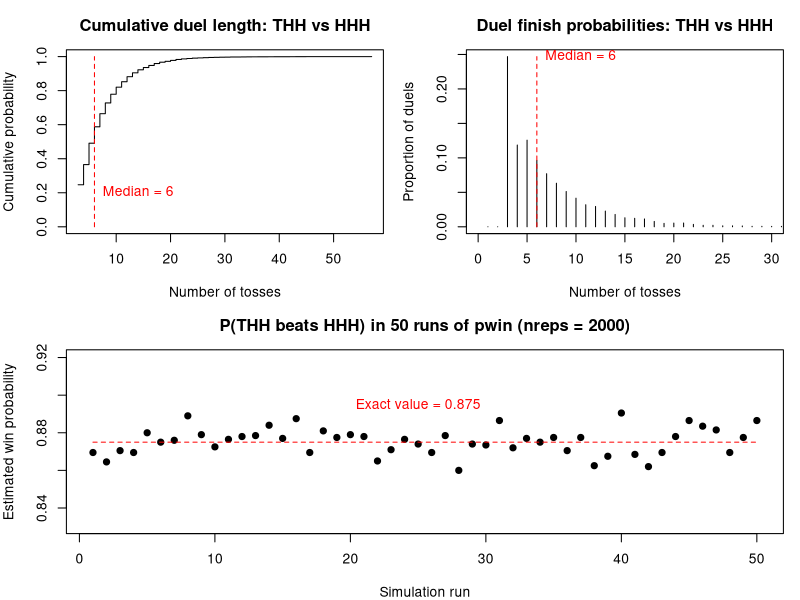

The R source for this figure:
# Statistical Programming
# Practical 2: Sequence duels and the perils of independence
#
# Group 3:
# Alejandra Campo Archbold (s3023700)
# Weihang Gu (s2932201)
# Weichen Zhao (s2929481)
#
# Contributions:
# - Alejandra Campo Archbold: 33% [designed the question structure, the
#   shared simulation function race and the plots]
# - Weihang Gu: []
# - Weichen Zhao: []
#
# GitHub URL: https://github.com/alejandrarchbold/Statistical_Programming.git


#-----------------------------------------------------------------------
# Overview
#-----------------------------------------------------------------------

# Two players choose different patterns of heads (1) and tails (0).
# Both observe the same coin-toss stream. The first pattern to
# appear wins. We simulate duels, estimate win probabilities and
# calculate exact waiting times. We then compare best replies,
# non-transitive cycles and the effects of coin bias.


#-----------------------------------------------------------------------
# Function definitions
#-----------------------------------------------------------------------


# Question 1: firsthit

firsthit <- function(x, a) {
  # Description: finds the first occurrence of a in x.
  # Inputs: x (coin tosses), a (the pattern to find).
  # Output: the ending position of the first match, or NA.
  # How it works: checks each window of length k in order.

  k <- length(a)
  n <- length(x)

  if (k == 0) {
    stop("Please enter a 0/1 pattern.")
  }

  if (n < k) {
    return(NA_integer_)
  }

  for (m in k:n) {
    w <- x[(m - k + 1):m]

    if (all(w == a)) {
      return(m)
    }
  }

  return(NA_integer_)
}


# Input check shared by race and ewait

check_p <- function(p) {
  # Description: stops unless p is a single probability with 0 < p < 1.
  if (length(p) != 1 || !is.numeric(p) ||
      !is.finite(p) || p <= 0 || p >= 1) {
    stop("p must be between 0 and 1.")
  }
}


# Shared simulation function for Question 2, Question 3 and Question 4

race <- function(l_patterns, p = 0.5, nreps = 1, block = 20) {
  # Description: simulates coin streams until a pattern appears.
  # Inputs: l_patterns (list of patterns), p (chance of heads),
  #         nreps (number of streams), block (batch size).
  # Output: matrix containing winner indices and toss counts.
  # How it works: tosses are generated in blocks, and only unfinished
  #   streams receive a new block. Within a block the tosses are
  #   added one at a time: each stream keeps its last k tosses in
  #   a row of `recent`, which is compared with every pattern.

  # Input checks: equal-length, distinct 0/1 patterns and valid
  # p, nreps and block.
  if (!is.list(l_patterns) || length(l_patterns) == 0) {
    stop("the patterns must be a non-empty list.")
  }

  k <- length(l_patterns[[1]])

  if (k == 0) {
    stop("Patterns cannot be empty. Add 0/1 pattern.")
  }

  for (i in seq_along(l_patterns)) {
    a <- l_patterns[[i]]
    if (!is.numeric(a) || length(a) != k ||
        anyNA(a) || !all(a %in% c(0, 1))) {
      stop("Patterns must have equal lengths and contain 0/1.")
    }
    if (i > 1) {
      for (j in seq_len(i - 1)) {
        if (all(a == l_patterns[[j]])) {
          stop("Patterns must be different.")
        }
      }
    }
  }

  check_p(p)

  if (length(nreps) != 1 || !is.numeric(nreps) ||
      !is.finite(nreps) || nreps < 1 ||
      nreps != floor(nreps)) {
    stop("nreps must be a positive integer.")
  }

  if (length(block) != 1 || !is.numeric(block) ||
      !is.finite(block) || block < 1 ||
      block != floor(block)) {
    stop("block must be a positive integer.")
  }

  recent <- matrix(0, nrow = nreps, ncol = k)
  winner <- rep(NA_integer_, nreps)
  tosses <- integer(nreps)
  active <- seq_len(nreps)

  while (length(active) > 0) {

    block_tosses <- matrix(
      rbinom(length(active) * block, size = 1, prob = p),
      nrow = length(active),
      ncol = block
    )

    for (j in seq_len(block)) {

      # streams that finished earlier in this block are skipped
      unfinished <- which(is.na(winner[active]))

      if (length(unfinished) == 0) {
        break
      }

      rows <- active[unfinished]

      # shift the window left by one and add the new toss at the end
      if (k > 1) {
        recent[rows, 1:(k - 1)] <- recent[rows, 2:k, drop = FALSE]
      }
      recent[rows, k] <- block_tosses[unfinished, j]
      tosses[rows] <- tosses[rows] + 1

      # a full window exists only after k tosses
      ready <- rows[tosses[rows] >= k]

      if (length(ready) == 0) {
        next
      }

      windows <- recent[ready, , drop = FALSE]

      # a window matches pattern q when all k positions are equal
      for (q in seq_along(l_patterns)) {
        target <- matrix(l_patterns[[q]], nrow = length(ready),
                         ncol = k, byrow = TRUE)
        matched <- rowSums(windows == target) == k
        winner[ready[matched]] <- q
      }
    }

    active <- which(is.na(winner))
  }

  return(cbind(winner = winner, tosses = tosses))
}


# Question 2: duel

duel <- function(a, b, p = 0.5) {
  # Description: simulates one duel between a and b.
  # Inputs: a and b (patterns), p (chance of heads).
  # Output: c(winner, tosses), with 1 for a and 0 for b.
  # How it works: calls race for one shared coin stream.

  result <- race(list(a, b), p, nreps = 1)

  return(c(
    winner = as.integer(result[1, "winner"] == 1),
    tosses = unname(result[1, "tosses"])
  ))
}


# Question 3: pwin

pwin <- function(a, b, p = 0.5, nreps = 10000) {
  # Description: estimates the probability that a beats b.
  # Inputs: a and b (patterns), p (heads), nreps (duels).
  # Output: the proportion of games won by a.
  # How it works: counts the wins for a across simulated duels.

  results <- race(list(a, b), p, nreps = nreps)

  return(mean(results[, "winner"] == 1))
}


# Question 4: ewait

ewait <- function(a, p = 0.5) {
  # Description: calculates the exact mean waiting time for a.
  # Inputs: a (pattern), p (chance of heads).
  # Output: expected tosses until a first appears.
  # How it works: a has an overlap of length j if its first j
  #   outcomes equal its last j outcomes (j = k always counts).
  #   Each overlap adds 1 / P(a[1:j]) to the expected wait.

  k <- length(a)

  if (k == 0 || anyNA(a) || any(!(a %in% c(0, 1)))) {
    stop("Please enter a non-empty 0/1 pattern.")
  }

  check_p(p)

  wait <- 0

  for (j in seq_len(k)) {

    prefix <- a[1:j]
    suffix <- a[(k - j + 1):k]

    if (all(prefix == suffix)) {
      heads <- sum(prefix)
      tails <- j - heads
      prob <- p^heads * (1 - p)^tails
      wait <- wait + 1 / prob
    }
  }

  return(wait)
}


# Question 4: simwait

simwait <- function(a, p = 0.5, nreps = 20000) {
  # Description: simulates waiting times for a single pattern.
  # Inputs: a (pattern), p (heads), nreps (independent runs).
  # Output: the waiting time for each simulated stream.
  # How it works: calls race with one pattern instead of two.

  results <- race(list(a), p, nreps = nreps)

  return(results[, "tosses"])
}


# Question 5: all_patterns

all_patterns <- function(k) {
  # Description: generates all 2^k patterns of length k.
  # Input: k (positive integer).
  # Output: a matrix with one pattern per row. Row i is the number
  #   i - 1 written in binary, with the first toss as the most
  #   significant digit (1 = H, 0 = T). For k = 3 the order is
  #   TTT, TTH, THT, THH, HTT, HTH, HHT, HHH.
  # How it works: expand.grid varies its first column fastest, so
  #   the columns are reversed to put the first toss last to change.

  if (length(k) != 1 || !is.numeric(k) ||
      !is.finite(k) || k < 1 || k != floor(k)) {
    stop("k must be a positive integer.")
  }

  patterns <- expand.grid(rep(list(0:1), k))
  patterns <- as.matrix(patterns)
  patterns <- patterns[, k:1, drop = FALSE]

  return(unname(patterns))
}


# Question 5: label

label <- function(a) {
  # Description: converts a binary pattern to H/T notation.
  # Input: a (0/1 pattern).
  # Output: a character label, e.g. c(1, 0, 1) -> "HTH".

  return(paste(c("T", "H")[a + 1], collapse = ""))
}


# Question 5: pmat

pmat <- function(k, p = 0.5, nreps = 10000) {
  # Description: estimates win probabilities for all pattern pairs.
  # Inputs: k (pattern length), p (heads), nreps (games per pair).
  # Output: matrix M, with M[i,j] = P(row i beats column j). Rows
  #   and columns follow the order of all_patterns(k) (for k = 3,
  #   1 = TTT, 2 = TTH, ..., 8 = HHH); the diagonal is NA.
  # How it works: simulates each pair once and fills both entries,
  #   since one of the two patterns always wins.

  patterns <- all_patterns(k)
  n <- nrow(patterns)
  labels <- apply(patterns, 1, label)

  M <- matrix(NA_real_, nrow = n, ncol = n,
              dimnames = list(labels, labels))

  for (i in seq_len(n - 1)) {
    for (j in (i + 1):n) {
      prob <- pwin(patterns[i, ], patterns[j, ], p = p, nreps = nreps)
      M[i, j] <- prob
      M[j, i] <- 1 - prob
    }
  }

  return(M)
}


# Question 5(a): best_reply

best_reply <- function(M) {
  # Description: finds the best reply to each pattern.
  # Input: M (win probability matrix).
  # Output: each pattern's best reply and its win probability.
  # How it works: column j of M holds the chances of beating
  #   pattern j, so the best reply is the row with the largest
  #   entry in column j.

  n <- ncol(M)

  result <- data.frame(
    pattern = colnames(M),
    reply = character(n),
    probability = numeric(n)
  )

  for (j in seq_len(n)) {
    best <- which.max(M[, j])
    result$reply[j] <- rownames(M)[best]
    result$probability[j] <- M[best, j]
  }

  result$probability <- round(result$probability, 3)

  return(result)
}


# Question 5(b): even_pairs

even_pairs <- function(M, tol = 0.03) {
  # Description: finds pairs with nearly equal win probabilities.
  # Inputs: M (win matrix), tol (allowed distance from 0.5).
  # Output: a table of pairs and their estimated probabilities.
  # How it works: checks the upper triangle of M, so each pair
  #   appears once.

  pos <- which(upper.tri(M) & abs(M - 0.5) < tol, arr.ind = TRUE)

  result <- data.frame(
    pattern_a = rownames(M)[pos[, 1]],
    pattern_b = colnames(M)[pos[, 2]],
    p_a_wins = round(M[pos], 3)
  )

  return(result)
}


# Question 5(b): find_cycle

find_cycle <- function(M, cutoff = 0.55) {
  # Description: finds a shortest clear non-transitive cycle.
  # Inputs: M (win matrix), cutoff (minimum win probability).
  # Output: pattern indices forming the cycle (the first pattern
  #   is repeated at the end), or NULL.
  # How it works: beats[i, j] is TRUE when i beats j by more than
  #   cutoff. From each start pattern, the search visits patterns
  #   in order of how many steps away they are, so the first step
  #   back to the start closes the shortest cycle through it.
  #   parent[v] records the pattern from which v was reached, so
  #   the path can be rebuilt. The shortest cycle over all start
  #   patterns is returned; its length is not fixed in advance.

  n <- nrow(M)

  beats <- M > cutoff
  beats[is.na(beats)] <- FALSE

  best <- NULL

  for (start in seq_len(n)) {

    visited <- rep(FALSE, n)
    visited[start] <- TRUE
    parent <- rep(NA_integer_, n)
    queue <- start
    cycle <- NULL

    while (length(queue) > 0 && is.null(cycle)) {

      u <- queue[1]
      queue <- queue[-1]

      for (v in which(beats[u, ])) {

        if (v == start) {
          path <- u
          while (path[1] != start) {
            path <- c(parent[path[1]], path)
          }
          cycle <- c(path, start)
          break
        }

        if (!visited[v]) {
          visited[v] <- TRUE
          parent[v] <- u
          queue <- c(queue, v)
        }
      }
    }

    if (!is.null(cycle) &&
        (is.null(best) || length(cycle) < length(best))) {
      best <- cycle
    }
  }

  return(best)
}


# Question 5(b): show_cycle

show_cycle <- function(M, cutoff = 0.55) {
  # Description: displays a non-transitive cycle.
  # Inputs: M (win matrix), cutoff (minimum win probability).
  # Output: the cycle and the probability of each step.
  # How it works: prints the results returned by find_cycle.

  cycle <- find_cycle(M, cutoff)

  if (is.null(cycle)) {
    cat("No clear non-transitive cycle found.\n")
    return(invisible(NULL))
  }

  labels <- rownames(M)

  cat("Cycle of length", length(cycle) - 1, ":",
      paste(labels[cycle], collapse = " -> "), "\n")

  for (i in seq_len(length(cycle) - 1)) {
    a <- cycle[i]
    b <- cycle[i + 1]
    cat(labels[a], "beats", labels[b], ":", round(M[a, b], 3), "\n")
  }
}


#-----------------------------------------------------------------------
# Tests and Simulations
#-----------------------------------------------------------------------

start_time <- proc.time()["elapsed"]

set.seed(2026)


# Question 1: Test firsthit on streams that can be checked by hand.
# x is H T T H T H H H T, the stream used as an example in the sheet.

x <- c(1, 0, 0, 1, 0, 1, 1, 1, 0)

cat("Q1: HTH (expected 6):", firsthit(x, c(1, 0, 1)), "\n")
cat("Q1: THH (expected 7):", firsthit(x, c(0, 1, 1)), "\n")
cat("Q1: HHH (expected 8):", firsthit(x, c(1, 1, 1)), "\n")
cat("Q1: TTT absent (expected NA):", firsthit(x, c(0, 0, 0)), "\n")
cat("Q1: stream shorter than pattern (expected NA):",
    firsthit(c(1, 0), c(1, 0, 1)), "\n")
cat("Q1: empty stream (expected NA):", firsthit(c(), c(1, 0, 1)), "\n")


# Question 2: Simulate one duel.

cat("\nQ2: One duel between HTH and THH\n")
print(duel(c(1, 0, 1), c(0, 1, 1)))


# Question 3: Estimate the win probability.
# HHH wins only if the first three tosses are HHH: after any tail,
# THH is completed before HHH. So the exact value is 1/8 = 0.125.

p_fair <- pwin(c(1, 1, 1), c(0, 1, 1))

cat("\nQ3: P(HHH beats THH) (exact 0.125):", round(p_fair, 4), "\n")


# Question 4: Compare exact and simulated waiting times.

cat("\nQ4: Length-2 patterns, fair coin (expected 6, 6, 4, 4):",
    ewait(c(1, 1)), ewait(c(0, 0)), ewait(c(1, 0)), ewait(c(0, 1)), "\n")

patterns4 <- list(c(1, 1, 1), c(1, 1, 0), c(1, 0, 1),
                  c(1, 0, 1), c(1, 1, 0))
probs4 <- c(0.5, 0.5, 0.5, 0.7, 0.3)

exact4 <- numeric(length(patterns4))
mc4 <- numeric(length(patterns4))
se4 <- numeric(length(patterns4))

for (i in seq_along(patterns4)) {
  exact4[i] <- ewait(patterns4[[i]], p = probs4[i])
  waits <- simwait(patterns4[[i]], p = probs4[i])
  mc4[i] <- mean(waits)
  se4[i] <- sd(waits) / sqrt(length(waits))
}

comparison4 <- data.frame(
  pattern = vapply(patterns4, label, character(1)),
  p = probs4,
  exact = round(exact4, 3),
  simulated = round(mc4, 3),
  std_error = round(se4, 3)
)

cat("\nQ4: Exact and simulated waiting times\n")
print(comparison4, row.names = FALSE)


# Question 5: Construct the fair-coin win probability matrix.

M <- pmat(k = 3, p = 0.5, nreps = 10000)

cat("\nQ5: Win probabilities, entry (i, j) = P(row i beats column j)\n")
print(round(M, 3))


# Question 5(a): Best replies.

cat("\nQ5(a): Best replies\n")
print(best_reply(M), row.names = FALSE)


# Question 5(b): Nearly even pairs and a non-transitive cycle.
# With nreps = 10000 each estimate has standard error at most
# sqrt(0.25 / 10000) = 0.005. A pair within 0.03 of 0.5 (6 standard
# errors) is treated as evenly matched, and a win above 0.55
# (10 standard errors) counts as clear.

cat("\nQ5(b): Nearly even pairs\n")
print(even_pairs(M), row.names = FALSE)

cat("\nQ5(b): Shortest non-transitive cycle\n")
show_cycle(M)

# Any three patterns either include an evenly matched pair or are
# transitive (one of them beats both others), so there is no cycle
# of length 3. In the cycle found, the opposite corners TTH/HHT and
# THH/HTT are even pairs, which is why it needs four patterns. Each
# step is won with probability between 2/3 and 3/4.


# Question 5(c): Compare waiting times with duel performance.

patterns3 <- all_patterns(3)
waits3 <- numeric(nrow(patterns3))

for (i in seq_len(nrow(patterns3))) {
  waits3[i] <- ewait(patterns3[i, ])
}

avg_win <- rowMeans(M, na.rm = TRUE)

comparison5 <- data.frame(
  pattern = rownames(M),
  expected_wait = waits3,
  mean_duel_win = round(avg_win, 3)
)

comparison5 <- comparison5[order(comparison5$expected_wait), ]

cat("\nQ5(c): Waiting times and average duel win probabilities\n")
print(comparison5, row.names = FALSE)

cat("\nQ5(c): Same expected wait (8 tosses), very different duels\n")
cat("P(HTT beats TTH):", round(M["HTT", "TTH"], 3), "\n")
cat("P(THH beats HHT):", round(M["THH", "HHT"], 3), "\n")
cat("Q5(c): Expected waits 14 against 8, yet an even duel\n")
cat("P(TTT beats TTH):", round(M["TTT", "TTH"], 3), "\n")

# On average the duel results follow the expected waits (TTT and HHH
# are last), but the average hides the head-to-head results. HTT and
# TTH both wait 8 tosses on average, yet HTT wins 3 duels in 4,
# while TTT, which takes almost twice as long, still draws with TTH.


# Question 6: Duel duration and Monte Carlo variation for THH
# against HHH (THH is the best reply to HHH in Question 5(a)).

a6 <- c(0, 1, 1)
b6 <- c(1, 1, 1)

# Duel lengths for plots 1 and 2.
games <- race(list(a6, b6), nreps = 10000)

duration <- games[, "tosses"]
proportions <- tabulate(duration) / length(duration)
median_tosses <- median(duration)

# P(duel takes <= 5 tosses) is exactly 1/2, so the simulated median
# can come out as 5 or 6 depending on the random draws.

# 50 independent estimates of P(THH beats HHH) for plot 3.
estimates <- numeric(50)

for (i in seq_len(50)) {
  estimates[i] <- pwin(a6, b6, nreps = 2000)
}

oldpar <- par(no.readonly = TRUE)
layout(matrix(c(1, 2, 3, 3), nrow = 2, byrow = TRUE))
par(mar = c(4, 4, 3, 1))


# Plot 1: Empirical cumulative distribution of the duel length.

freq <- table(duration)
xval <- as.numeric(names(freq))
cumprob <- cumsum(as.numeric(freq)) / length(duration)

plot(xval, cumprob, type = "s", ylim = c(0, 1),
     xlab = "Number of tosses", ylab = "Cumulative probability",
     main = "Cumulative duel length: THH vs HHH")
lines(c(median_tosses, median_tosses), c(0, 1), col = "red", lty = 2)
text(median_tosses, 0.2, paste("Median =", median_tosses),
     pos = 4, col = "red")


# Plot 2: Proportion of duels ending at each toss.

plot(seq_along(proportions), proportions, type = "h",
     xlim = c(0, min(30, length(proportions))),
     xlab = "Number of tosses", ylab = "Proportion of duels",
     main = "Duel finish probabilities: THH vs HHH")
lines(c(median_tosses, median_tosses), c(0, max(proportions)),
      col = "red", lty = 2)
text(median_tosses, max(proportions), paste("Median =", median_tosses),
     pos = 4, col = "red")


# Plot 3: Monte Carlo variation around the exact value 7/8
# (Question 3 shows HHH wins with probability 1/8).

reference <- 7 / 8
limits <- range(c(estimates, reference)) + c(-0.03, 0.03)

plot(estimates, pch = 19, ylim = limits,
     xlab = "Simulation run", ylab = "Estimated win probability",
     main = "P(THH beats HHH) in 50 runs of pwin (nreps = 2000)")
lines(c(1, 50), c(reference, reference), col = "red", lty = 2)
text(25, reference + 0.02, "Exact value = 0.875", col = "red")

layout(1)
par(oldpar)


# Question 7: Investigate the effect of coin bias.

for (bias in c(0.25, 0.7)) {

  M_bias <- pmat(k = 3, p = bias, nreps = 20000)

  cat("\nQ7: Best replies for p =", bias, "\n")
  print(best_reply(M_bias), row.names = FALSE)

  cat("\nQ7: Nearly even pairs for p =", bias, "\n")
  pairs <- even_pairs(M_bias)
  if (nrow(pairs) == 0) {
    cat("None\n")
  } else {
    print(pairs, row.names = FALSE)
  }

  cat("\nQ7: Non-transitive cycle for p =", bias, "\n")
  show_cycle(M_bias)

  cat("\nQ7: Cycle with every step above 0.6 for p =", bias, "\n")
  show_cycle(M_bias, cutoff = 0.6)
}

# With a biased coin the best replies change and become uneven. For
# p = 0.25 the replies to patterns with many heads win almost every
# duel (THH beats HHH with probability about 0.985), while the best
# reply to TTT wins only about 0.57. For p = 0.7 the best reply to
# HHH drops from 0.875 to about 0.66.
# With a fair coin, the symmetry between H and T makes many pairs
# exactly even, which forces the shortest cycle to have length 4.
# The bias breaks most of these ties (only THH/HHT stays close, at
# about 0.51, for p = 0.7), so cycles of length 3 appear. However
# non-transitivity becomes weaker: some steps of these cycles are
# narrow wins (about 0.57). If every step must exceed 0.6, there is
# no cycle for p = 0.25 and only a cycle of length 4 for p = 0.7,
# while the fair-coin cycle has every step above 0.65.


#-----------------------------------------------------------------------
# Conclusion
#-----------------------------------------------------------------------

# Expected waiting times for single patterns do not determine their
# head-to-head results: patterns with the same expected wait can win
# 3 duels in 4 against each other, and the cycles show there is no
# best pattern at all. A duel depends on how the end of one pattern
# overlaps the start of the other, that is, on the joint behaviour
# of the two waiting times on the same stream, not on their separate
# means. Comparing isolated summaries treats the two waiting times
# as independent when they are not, and leads to confident but wrong
# conclusions. The same hazard appears whenever quantities that share
# a common source of randomness are summarised one at a time.


#-----------------------------------------------------------------------
# Running time
#-----------------------------------------------------------------------

cat(
  "\nElapsed time (seconds):",
  round(proc.time()["elapsed"] - start_time, 2),
  "\n"
)
